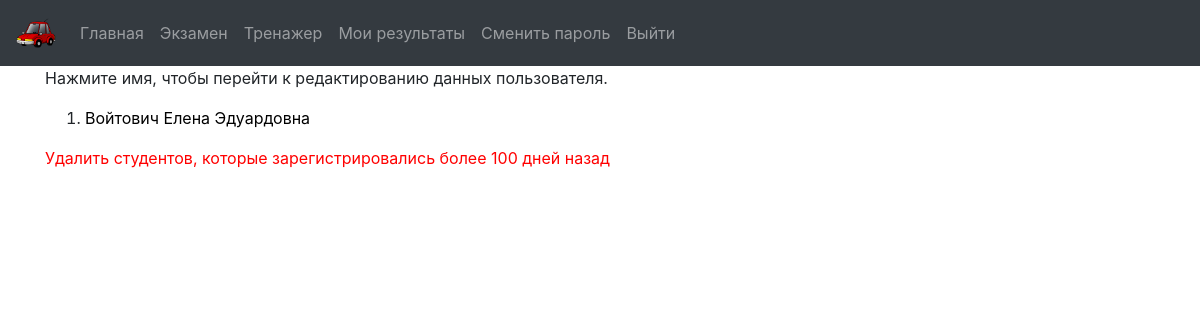
The app's page /users.php, older data.
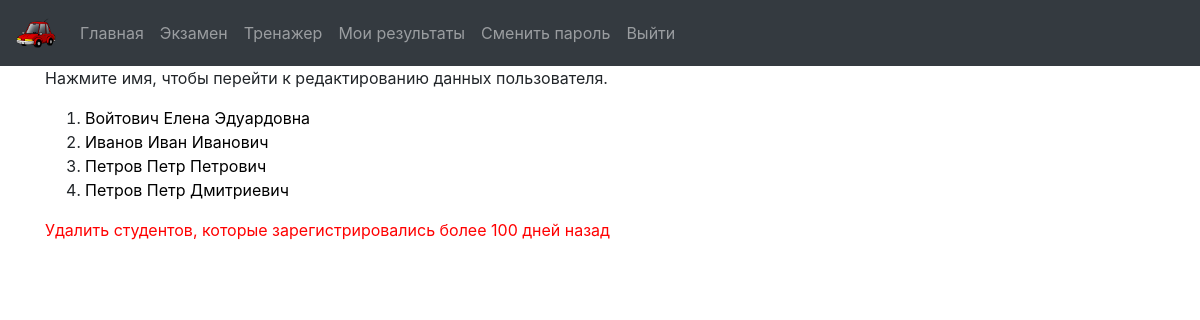
The same page, newer data.
### tables this page shows
CREATE TABLE `users` (
  `u_id` int(11) NOT NULL,
  `surname` varchar(30) NOT NULL,
  `name` varchar(30) NOT NULL,
  `patr` varchar(30) DEFAULT NULL,
  `category` varchar(14) NOT NULL,
  `login` varchar(50) NOT NULL,
  `password` varchar(30) NOT NULL
);

### users.php (the view, shortened to what this page needs)
<?php session_start();
include('header.php');
get_session();?>
<!DOCTYPE html>
<html lang="ru">
<head>
    <link rel="stylesheet" href="https://maxcdn.bootstrapcdn.com/bootstrap/4.0.0/css/bootstrap.min.css"
>
    <link rel="stylesheet" href="style.css" type="text/css" />
</head>
<body>
<?php
include 'db.php';
    function getAllUsers($db)
{
$sql="SELECT * FROM users ORDER BY surname;";
$result=array();
$stmt=$db->prepare($sql);
$stmt->execute();
while($row = $stmt->fetch(PDO::FETCH_ASSOC)) {$result[$row['u_id']] = $row;}
return $result;
}
    $users = getAllUsers($db);
?>
<div class="container">
  <p>Нажмите имя, чтобы перейти к редактированию данных пользователя.</p>
  <ol>
  <?php
    foreach ($users as $row) {
        $u_id = $row['u_id'];
        echo "<li><a href=\"uedit.php?u_id=$u_id\">".$row['surname']." ".$row['name']." ".$row['patr']."</a></li>";
    }
?>
</ol>
<p><a style="color:red;" href="users_delete.php">Удалить студентов, которые зарегистрировались более 100 дней назад</a></p>
</div>
</body>
</html>

Row changes from the older to the newer data that the page shows:
added users: surname "Иванов", name "Иван", patr "Иванович"
added users: surname "Петров", name "Петр", patr "Петрович"
added users: surname "Петров", name "Петр", patr "Дмитриевич"
